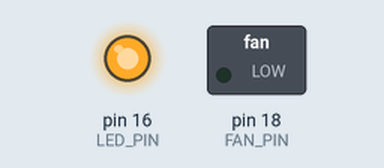
Recording of a program running on a simulated Raspberry Pi (header pin numbers). Parts: switched loads named in the program (green lamp = pin HIGH), output pins drawn as LEDs (lit = HIGH). What the program prints to the terminal is not drawn.

Above: at 0.1 s.
At 10.1 s:
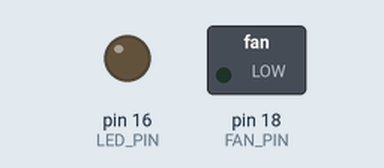
At 20.1 s:
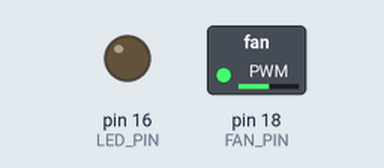
At 30.1 s:
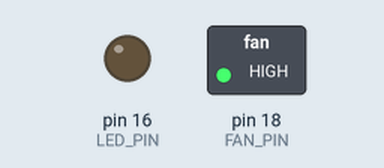
Timing chart, 0 to 31.6 s (numbered marks = the images above):
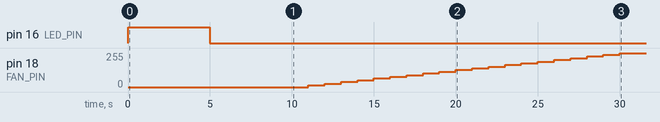

The program:

Python_GPIO.py
```python
import RPi.GPIO as GPIO
import time

# to use Raspberry Pi board pin numbers
GPIO.setmode(GPIO.BOARD)
LED_PIN = 16
GPIO.setup(LED_PIN, GPIO.OUT)
GPIO.output(LED_PIN, GPIO.HIGH)
print("on!")
time.sleep( 5 )
GPIO.cleanup() # 把這段程式碼放在 finally 區域，確保程式中止時能夠執行並清掉GPIO的設定！

GPIO.setmode(GPIO.BOARD)
GPIO.setup(LED_PIN, GPIO.OUT)
GPIO.output(LED_PIN, GPIO.LOW)
print("off！")
time.sleep( 5 )
GPIO.cleanup()

FAN_PIN = 18
GPIO.setmode(GPIO.BOARD)
GPIO.setup(FAN_PIN, GPIO.OUT)

p = GPIO.PWM(FAN_PIN, 25000)
p.start(0)
try:
    while 1:
        for dc in range(0, 101, 5):
            p.ChangeDutyCycle(dc)
            time.sleep(1)
        time.sleep(10)
        for dc in range(100, -1, -5):
            p.ChangeDutyCycle(dc)
            time.sleep(1)
except KeyboardInterrupt:
    p.stop()
    GPIO.cleanup()
    pass
```

Measured:
- by itself, pin 18 (FAN_PIN): moves from 0/255 to 255/255 over 19.0 s
